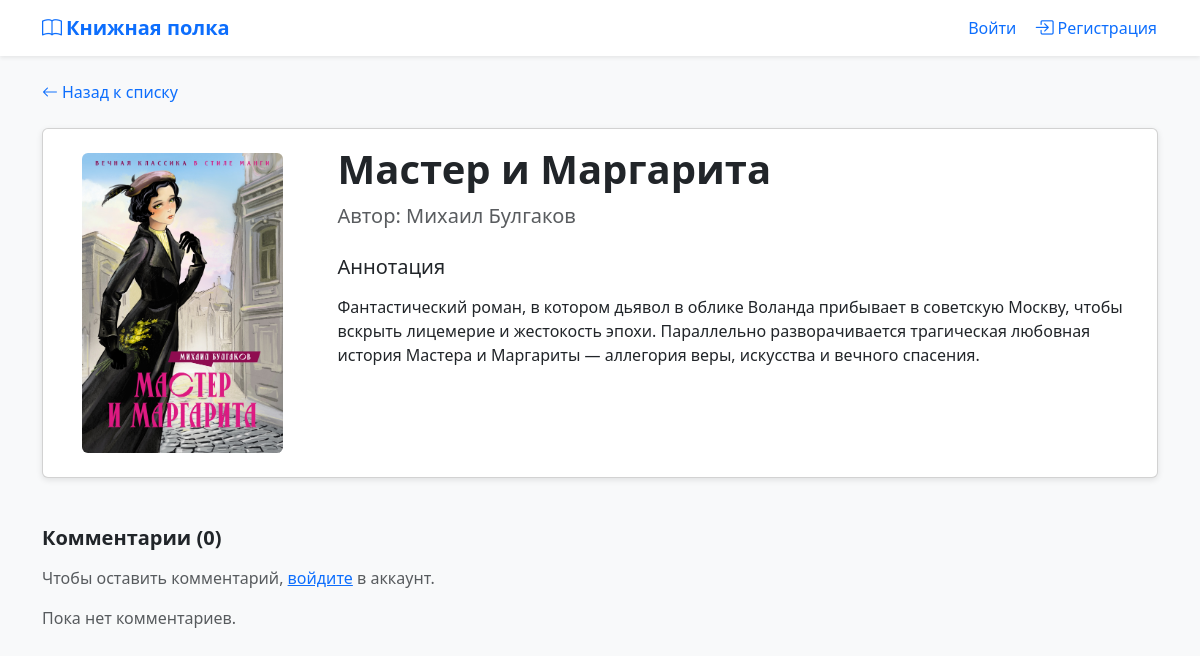
Page /book/5/ on the earlier database version.
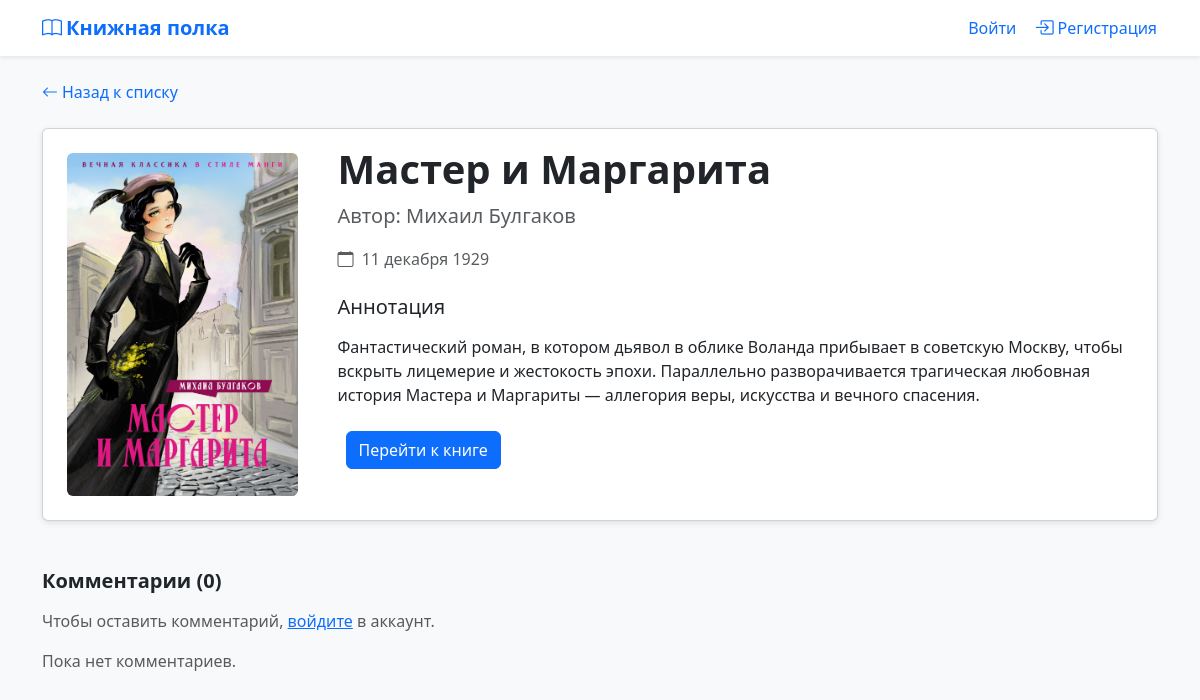
Same page on the later database version.
### main/models.py (models this page shows, shortened)
class Book(models.Model):
    title = models.CharField(max_length=200, verbose_name="Название")
    cover = models.ImageField(upload_to='covers/', blank=True, null=True)
    author = models.ForeignKey(Author, on_delete=models.CASCADE)
    annotation = models.TextField(blank=True)
    publication_date = models.DateField(blank=True, null=True)
    cover_link = models.URLField(blank=True)
    detail_link = models.URLField(blank=True)

class Author(models.Model):
    name = models.CharField(max_length=100, verbose_name="Имя автора")

### main/views.py (the view)
# urls.py: path('book/<int:book_id>/', views.book_detail, name='book_detail'),
def book_detail(request, book_id):
    book = get_object_or_404(Book, id=book_id)
    read_status = False
    if request.user.is_authenticated:
        read_obj, _ = ReadBook.objects.get_or_create(user=request.user, book=book, defaults={'read': False})
        read_status = read_obj.read
        if request.method == 'POST':
            form = CommentForm(request.POST)
            if form.is_valid():
                Comment.objects.create(book=book, author=request.user, text=form.cleaned_data['text'])
                messages.success(request, "Комментарий добавлен!")
                return redirect('book_detail', book_id=book.id)
        else:
            form = CommentForm()
    else:
        form = None
    comments = book.comments.select_related('author_comment').all()
    return render(request, 'main/book_detail.html', {
        'book': book,
        'read_status': read_status,
        'form': form,
        'comments': comments,
    })

### main/context_processors.py (called while the page is built)
def unread_books_count(request):
    read_count = 0
    if request.user.is_authenticated:
        read_count = ReadBook.objects.filter(user=request.user, read=True).count()
    return {'read_count': read_count}

### templates/main/book_detail.html (shortened to what this page needs)
{% extends 'main/base.html' %}
{% block content %}
<a href="{% url 'main' %}" class="d-inline-flex align-items-center text-decoration-none mb-4">
    <i class="bi bi-arrow-left me-1"></i> Назад к списку
</a>
<div class="card book-card">
    <div class="row g-0">
        <div class="col-md-3 d-flex align-items-center justify-content-center p-4">
            {% if book.cover %}
                {% if book.cover_link %}
                    <a href="{{ book.cover_link }}" target="_blank" rel="noopener noreferrer">
                        <img src="{{ book.cover.url }}" class="img-fluid rounded" style="max-height: 400px; object-fit: cover;" alt="{{ book.title }}">
                    </a>
                {% else %}
                    <img src="{{ book.cover.url }}" class="img-fluid rounded" style="max-height: 300px; object-fit: cover;" alt="{{ book.title }}">
                {% endif %}
            {% else %}
                <i class="bi bi-book" style="font-size: 5rem; color: #e9ecef;"></i>
            {% endif %}
        </div>
        <div class="col-md-9">
            <div class="card-body">
                <h1 class="card-title fw-bold">{{ book.title }}</h1>
                <p class="text-muted fs-5">Автор: {{ book.author.name }}</p>
                {% if book.publication_date %}
                    <p class="text-muted"><i class="bi bi-calendar me-1"></i> {{ book.publication_date|date:"d E Y" }}</p>
                {% endif %}
                <h5 class="mt-4 mb-3">Аннотация</h5>
                <p class="card-text">{{ book.annotation|linebreaks|default:"Аннотация отсутствует." }}</p>
                <div class="mt-4">
                    {% if book.detail_link %}
                        <a href="{{ book.detail_link }}" target="_blank" class="btn btn-primary ms-2">
                            Перейти к книге
                        </a>
                    {% endif %}
                </div>
            </div>
        </div>
    </div>
</div>
<div class="mt-5">
    <h5 class="mb-3 fw-bold">Комментарии ({{ comments|length }})</h5>
    {% if user.is_authenticated %}
        <div class="card mb-4 border-0">
            <div class="card-body">
                <form method="post">
                    {% csrf_token %}
                    <div class="mb-2">
                        {{ form.text.label_tag }}
                        {{ form.text }}
                    </div>
                    <button type="submit" class="btn btn-primary btn-sm">Оставить комментарий</button>
                </form>
            </div>
        </div>
    {% else %}
        <p class="text-muted">Чтобы оставить комментарий, <a href="{% url 'login' %}">войдите</a> в аккаунт.</p>
    {% endif %}
    {% if comments %}
        <div class="list-group">
            {% for comment in comments %}
                <div class="list-group-item border-0 p-3">
                    <div class="d-flex justify-content-between">
                        <strong>{{ comment.author.username }}</strong>
                        <small class="text-muted">{{ comment.created_at|date:"d E Y в H:i" }}</small>
                    </div>
                    <p class="mt-2 mb-0">{{ comment.text|linebreaks }}</p>
                    {% if user.is_authenticated and comment.author == user %}
                        <div class="mt-2">
                            <a href="{% url 'edit_comment' comment.id %}" class="btn btn-sm btn-outline-primary">Редактировать</a>
                            <a href="{% url 'delete_comment' comment.id %}" class="btn btn-sm btn-outline-danger">Удалить</a>
                        </div>
                    {% endif %}
                </div>
            {% endfor %}
        </div>
    {% else %}
        <p class="text-muted">Пока нет комментариев.</p>
    {% endif %}
</div>
{% endblock %}

Differences in the rows shown:
changed Book "Мастер и Маргарита": cover: picture added; publication_date (not shown) → "11 декабря 1929"; cover: picture removed
Other differences:
text now shown: "Перейти к книге"
